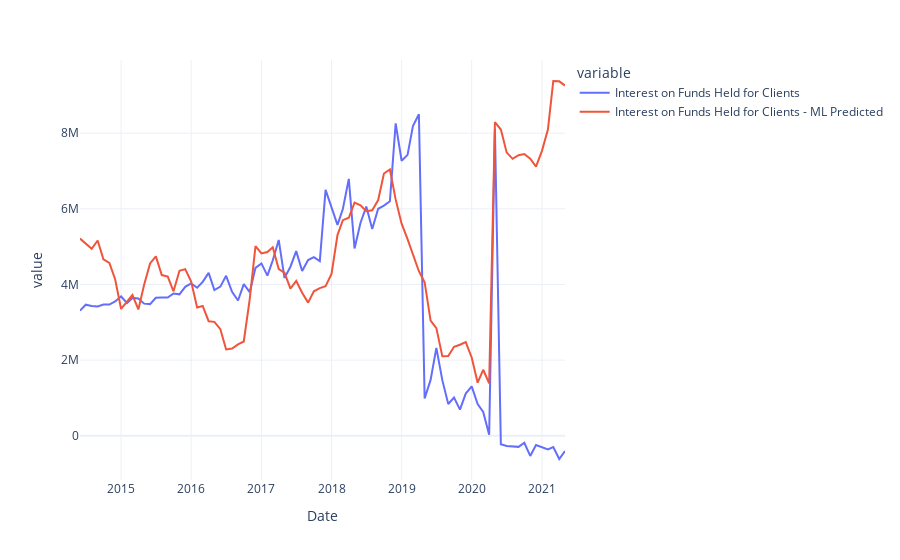

The cell this chart's notebook holds for it:
### Code cell
# ------------------------------------------------------------------------------------- #
# generate and plot predicted values on the original dataset
# ------------------------------------------------------------------------------------- #

predictions = predict_model(best, data=comb_df)
predictions['Date'] = pd.date_range(start=str(train_start_dt), end = str(test_end_dt), freq = 'MS')
predictions.rename(columns={'Label':target_col+' - ML Predicted'}, inplace=True)
fig = px.line(predictions, x='Date', y=[target_col, target_col+' - ML Predicted'], template = 'plotly_white')
fig.show()

# ------------------------------------------------------------------------------------- #
# This section now applies the trained/tested model to make future predictions
# ------------------------------------------------------------------------------------- #
